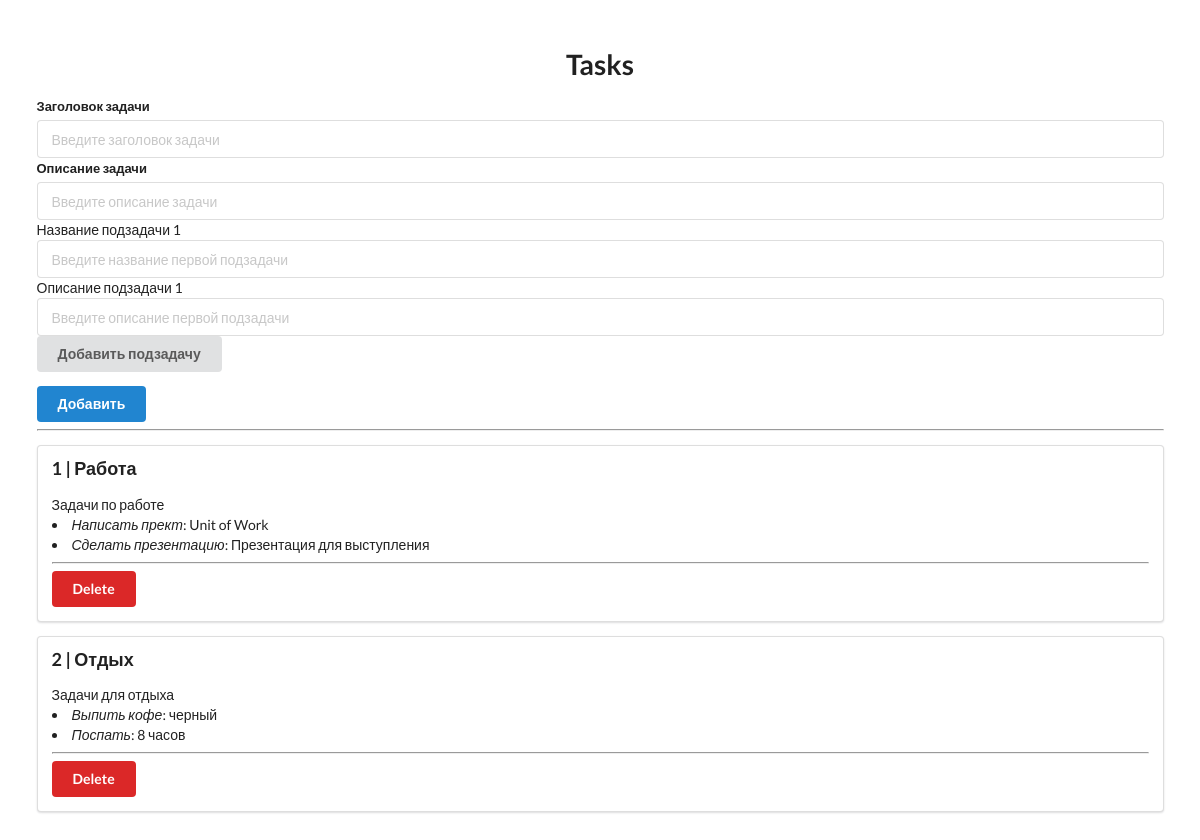
The page / on the database its author committed.
### tables this page shows
CREATE TABLE tasks (
	id INTEGER NOT NULL, 
	title VARCHAR, 
	description VARCHAR, 
	PRIMARY KEY (id)
);

CREATE TABLE subtasks (
	id INTEGER NOT NULL, 
	name VARCHAR, 
	description VARCHAR, 
	task_id INTEGER, 
	PRIMARY KEY (id), 
	FOREIGN KEY(task_id) REFERENCES tasks (id)
);

### main.py (the view)
@app.get("/")
async def home(req: Request):
    tasks = service.get_tasks()
    return templates.TemplateResponse("base.html", {"request": req, "tasks": tasks})

### templates/base.html (shortened to what this page needs)
<!DOCTYPE html>
<html lang="ru">
  <head>
    <link
      rel="stylesheet"
      href="https://cdn.jsdelivr.net/npm/semantic-ui@2.4.2/dist/semantic.min.css"
    />
  </head>
  <body>
    <div style="margin-top: 50px" class="ui container">
      <h1 class="ui center aligned header">Tasks</h1>
      <form
        id="taskForm"
        class="ui form"
        action="/add"
        method="post"
        onsubmit="submitForm(event)"
      >
        <div class="field">
          <label for="title">Заголовок задачи</label>
          <input
            type="text"
            name="title"
            id="title"
            placeholder="Введите заголовок задачи"
            required
          />
          <label for="description">Описание задачи</label>
          <input
            type="text"
            name="description"
            id="description"
            placeholder="Введите описание задачи"
            required
          />
          <div class="subtasks-container" id="subtasks-container">
            <div class="subtask">
              <label for="subtask0_name">Название подзадачи 1</label>
              <input
                type="text"
                name="subtasks[0].name"
                id="subtask0_name"
                placeholder="Введите название первой подзадачи"
                required
              />
              <label for="subtask0_description">Описание подзадачи 1</label>
              <input
                type="text"
                name="subtasks[0].description"
                id="subtask0_description"
                placeholder="Введите описание первой подзадачи"
                required
              />
            </div>
          </div>
          <button type="button" class="ui button" onclick="addSubtask()">
            Добавить подзадачу
          </button>
          <br />
        </div>
        <button class="ui blue button" type="submit">Добавить</button>
      </form>
      <hr />
      {% for task in tasks %}
      <div class="ui segment">
        <p class="ui big header">{{ task.id }} | {{ task.title }}</p>
        {{ task.description }}
        {% for subtask in task.subtasks %}
        <li><em>{{ subtask.name }}</em>: {{ subtask.description }}</li>
        {% endfor %}
        <hr />
        <a class="ui red button" href="/delete/{{ task.id }}">Delete</a>
      </div>
      {% endfor %}
    </div>
  </body>
</html>

### rows shown on the page
tasks: id "1", title "Работа", description "Задачи по работе"
subtasks: name "Написать прект", description "Unit of Work"
subtasks: name "Сделать презентацию", description "Презентация для выступления"
tasks: id "2", title "Отдых", description "Задачи для отдыха"
subtasks: name "Выпить кофе", description "черный"
subtasks: name "Поспать", description "8 часов"
